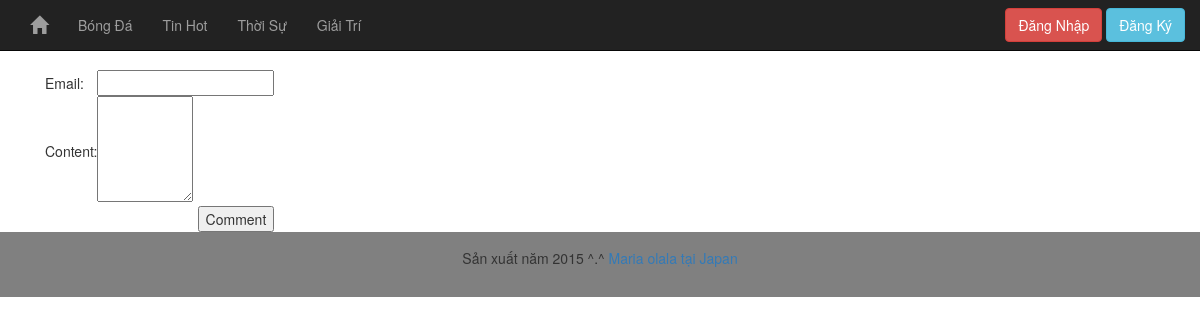
/index.php?c=post&m=view&key=50, run on the app's committed database.
### tables this page shows
CREATE TABLE IF NOT EXISTS `category` (
`id` int(11) NOT NULL,
  `name` varchar(45) DEFAULT NULL,
  `status` int(11) NOT NULL DEFAULT '0'
);

### includes/common.php (called while the page is built, shortened)
<?php
function isLogged() {
    if (empty($_SESSION['logged'])) {
        return false;
    }
    return $_SESSION['logged'];
}
function render($file, $data) {
    extract($data);
    include ROOT . DS . 'views' . DS . $file;
}

### controllers/post.php (called while the page is built, shortened)
<?php
function post_view() {
    $post['id'] = $_POST['key'];
    $id = $post['id'];
    $data['category'] = model('category')->getAllBycategory();
    $data['post'] = model('post')->getallByIDpost($id);
    $data['template_file'] = 'post/view.php';
    render('layout.php', $data);
}

### index.php (called while the page is built, shortened)
<?php
require ROOT . DS . 'includes' . DS . 'common.php';
$controller = empty($_GET['c']) ? 'index' : strtolower($_GET['c']);
$method = empty($_GET['m']) ? 'index' : strtolower($_GET['m']);
$c_file = ROOT . DS . 'controllers' . DS . $controller . '.php';
$m_func = $controller . '_' . $method;
if (is_readable($c_file)) {
	call_user_func($m_func);
} else {
}

### includes/db.php (called while the page is built, shortened)
<?php
function db_get_all($sql) {
    $result = mysql_query($sql);
    $data = array();
    if ($result) {
        while ($row = mysql_fetch_assoc($result)) {
            $data[] = $row;
        }
    }
    return $data;
}

### models/category.php (called while the page is built, shortened)
<?php
class Category extends Model {
    public $table = 'category';
    public function getAllBycategory() {
        $sql = "SELECT * FROM `{$this->table}`
                    WHERE `status` = 1 ";
        return db_get_all($sql);
    }
}

### views/blocks/menu.php (the view, shortened to what this page needs)
<nav class="navbar navbar-inverse navbar-fixed-top">
    <div class="container">
        <div class="navbar-header">
            <a class="navbar-brand" href="index.php"><span class="glyphicon glyphicon-home" aria-hidden="true"></span></a>
        </div>
        <div class="collapse navbar-collapse" id="menu">
            <ul class="nav navbar-nav">
                <?php foreach($category as $cate) { ?>
                <li>
                    <a href="index.php?c=post&m=home&key=<?php echo $cate['id'] ?>"><?php echo $cate['name'] ?></a>
                </li>
                <?php } ?>
            </ul>
            <?php if ($logged = isLogged()): ?>
            <a href="index.php?c=auth&m=logout"><button class="btn btn-info navbar-btn">Logout</button></a>
            <?php else: ?>
            <div class="navbar-right">
                <a href="index.php?c=auth&m=login"><button class="btn btn-danger navbar-btn">Đăng Nhập</button></a>
                <a href="index.php?c=auth&m=register"><button class="btn btn-info navbar-btn">Đăng Ký</button></a>
            </div>
            <?php endif; ?>
        </div>
    </div>
</nav>

### data on the page
category: name "Bóng Đá"
category: name "Tin Hot"
category: name "Thời Sự"
category: name "Giải Trí"
